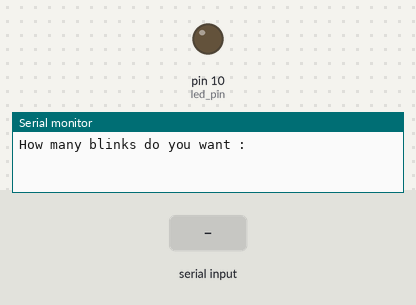
Simulated run of this sketch. Board: Arduino Uno, built with avr-gcc and run on an emulated ATmega328P. Parts: output pins drawn as LEDs (lit = HIGH), the last lines printed to the serial monitor. Dashed ring = blinking. Inputs (shaded band) come from the test bench.

Above: at 1.2 s.
1.3 s: "90,45\n" received over Serial
At 1.7 s:
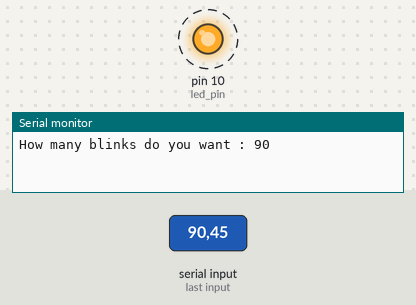
Timing chart, 0 to 10.3 s (numbered marks = the images above; inputs shaded):
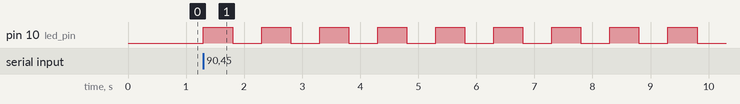

The sketch:

program.ino
```cpp
/*

Here we willl write a program to blink LED but
the Input will be given by the user using serial port.

*/

// number of blinks
int blinks;

int led_pin = 10;
// blinking delay
int time = 500;

void setup() {
  // put your setup code here, to run once:

  // Baud Rate
  Serial.begin(115200);
  pinMode(led_pin, OUTPUT);

}

void loop() {
  // put your main code here, to run repeatedly:

  Serial.print("How many blinks do you want : ");

  // when there is no data enterred in serial port : wait
  while (Serial.available() == 0){

  }

  // reading the data when entered

  blinks = Serial.parseInt();

  // Number of blinks
  Serial.println(blinks);

  // Blinking the LED
  for (int i=1; i<=blinks; i+=1){

   digitalWrite(led_pin, HIGH);
   delay(time);

   digitalWrite(led_pin, LOW);
   delay(time);

  }
}

// Simulate this project on https:https://wokwi.com/arduino/projects/309782818151465537
```

Measured:
- after the input at 1.3 s, pin 10 (led_pin): alternates HIGH for 0.50 s and LOW for 0.50 s, starting at once
